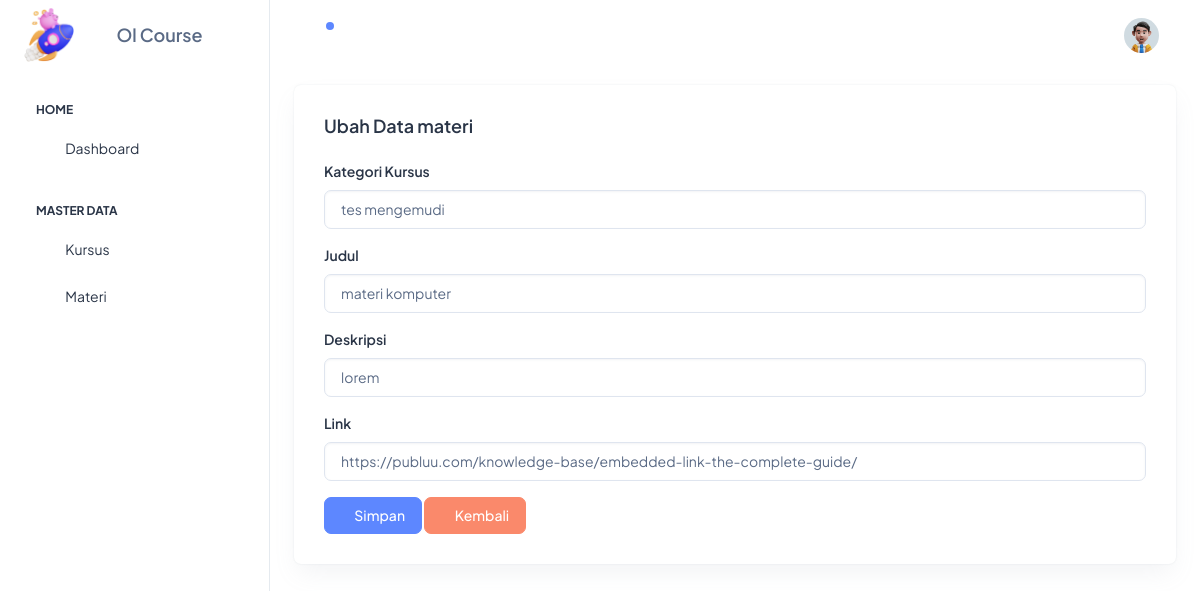
Page /?page=materi_edit&id=1 on the committed database.
### tables this page shows
CREATE TABLE `materi` (
  `id` int NOT NULL,
  `kategori` varchar(50) NOT NULL,
  `judul` varchar(50) NOT NULL,
  `deskripsi` text NOT NULL,
  `link` text NOT NULL
);

### materi/materi_edit.php (the view, shortened to what this page needs)
<?php
$id = $_GET['id'];
$query = mysqli_query($konek,"select * from materi where id='$id'");
$data = mysqli_fetch_array($query);
?>
<div class="container-fluid">
    <div class="card">
        <div class="card-body">
            <h5 class="card-title fw-semibold mb-4">Ubah Data materi</h5>
            <form method="post" action="">
            <div class="mb-3">
                <label for="exampleInputEmail1" class="form-label">Kategori Kursus</label>
                <select name="kategori" class="form-control">
                    <?php
                    $result = mysqli_query($konek,"select kategori from kursus");
                    if($result){
                        while($row = mysqli_fetch_assoc($result)){
                            $select = ($_POST['kategori'] == $row['kategori']) ? 'select' :'';
                            echo "<option value='{$row['kategori']}' $select>{$row['kategori']}</option>";
                        }
                    }
                    ?>
                </select>
                </div>
                <div class="mb-3">
                    <label for="exampleInputEmail1" class="form-label">Judul</label>
                    <input type="text" value="<?=$data[2]?>" name="judul" required class="form-control" id="exampleInputEmail1">
                </div>
                <div class="mb-3">
                    <label for="exampleInputPassword1" class="form-label">Deskripsi</label>
                    <input type="text" value="<?=$data[3]?>" name="deskripsi" required class="form-control" id="exampleInputPassword1">
                </div>
                <div class="mb-3">
                    <label for="exampleInputPassword1" class="form-label">Link</label>
                    <input type="text" value="<?=$data[4]?>" name="link" required class="form-control" id="exampleInputPassword1">
                </div>
                <button type="submit"  name="simpan" class="btn btn-primary"><i class="ti ti-device-floppy"></i> Simpan</button>
                <a href="?page=kategori_read" class="btn btn-danger"><i class="ti ti-arrow-left"></i> Kembali</a>
            </form>
        </div>
    </div>
</div>

### rows in the picture
materi: judul "materi komputer", deskripsi "lorem", link "https://publuu.com/knowledge-base/embedded-link-the-complete-guide/"

### other values in the picture
form field kategori "tes mengemudi"
